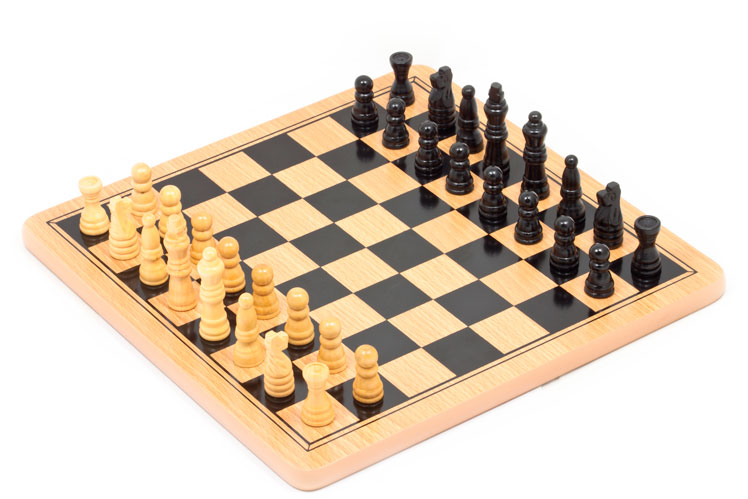
#> input picture Ejemplos/20201015/Esquinas/ajedrez_real.jpg, 748 x 499 px
$ jupyter execute ajedrez_vida_real.ipynb
#> lines starting #> are read from the running program, lines starting #| are printed output that depends on the picture; after the words box and inside, x2 and y2 are one past the last pixel; in counts of white or black regions, pixels touching at a corner belong together
[cell 1]
import numpy as np
import matplotlib.pyplot as plt
import cv2

[cell 2]
ajedrez = cv2.imread('ajedrez_real.jpg')
#> ajedrez is the input picture: shape (499, 748, 3); mean B, G, R 192.9, 209.4, 223.2

[cell 3]
plt.imshow(ajedrez)

[cell 4]
ajedrez_gris = cv2.cvtColor(ajedrez, cv2.COLOR_BGR2GRAY)
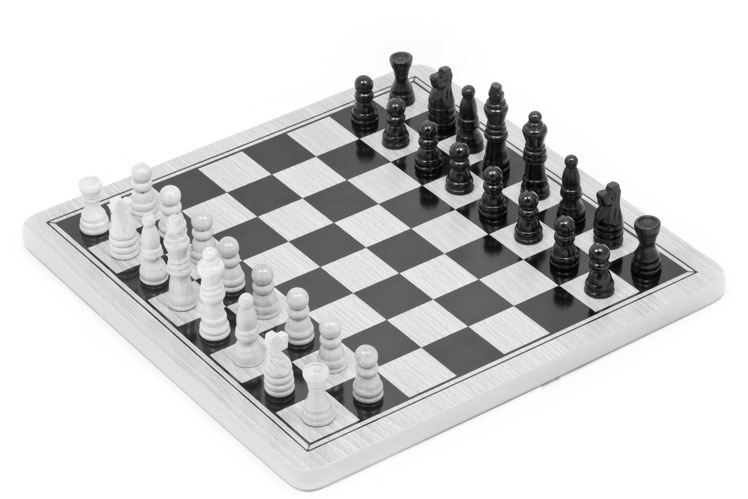
#> ajedrez_gris: shape (499, 748); min 0, max 255, mean 211.6

[cell 5]
plt.imshow(ajedrez_gris, cmap='gray')

[cell 6]
esquinas = cv2.goodFeaturesToTrack(ajedrez_gris, 5, 0.01, 4)
#> esquinas = [[638, 291], [420, 185], [490, 234], [357, 138], [557, 285]]

[cell 7]
esquinas = np.int0(esquinas)

[cell 8]
esquinas
#> Out has the same summary as esquinas

[cell 9]
for i in esquinas:
    x, y = i.ravel()
    #circle
    cv2.circle(ajedrez, (x,y), 4, color=(0,255,0), thickness=8)
#> this loop made 5 passes
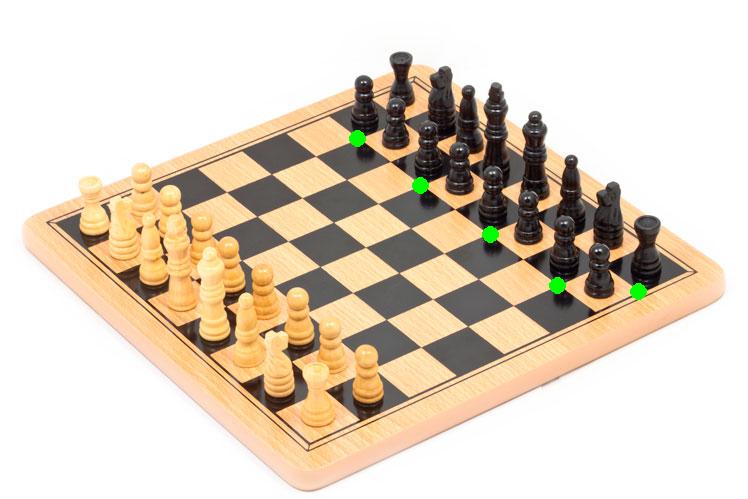
#> ajedrez: shape (499, 748, 3); 0.29% of pixels changed, all inside (x1, y1, x2, y2) = (349, 130, 647, 300)

$ run again, with Ejemplos/20201015/Esquinas/tablero-ajedrez.png saved as Ejemplos/20201015/Esquinas/ajedrez_real.jpg
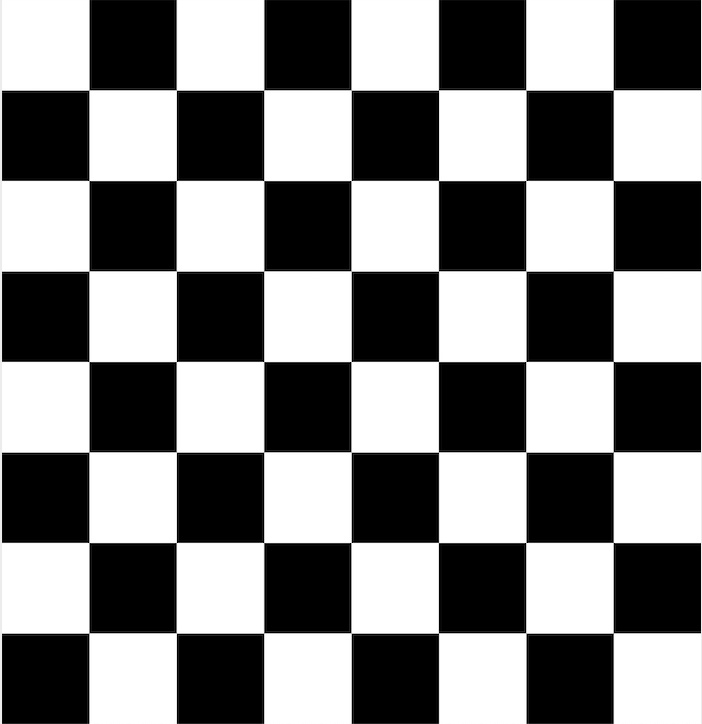
#> input picture Ejemplos/20201015/Esquinas/tablero-ajedrez.png, 702 x 724 px
#> ajedrez is the input picture: shape (724, 702, 3); min 0, max 255, mean 129.3
#> esquinas = [[177, 542], [177, 180], [177, 361], [438, 180], [525, 543]]
#> Out has the same summary as esquinas
#> the loop `for i in esquinas:` made 5 passes
#> after the loop `for i in esquinas:`:
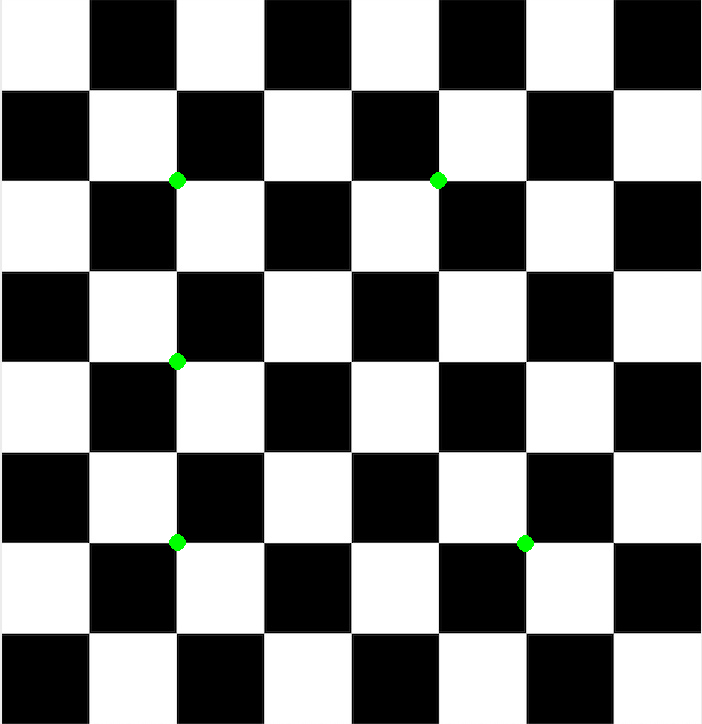
#> ajedrez: shape (724, 702, 3); 0.21% of pixels changed, all inside (x1, y1, x2, y2) = (169, 172, 534, 552)
